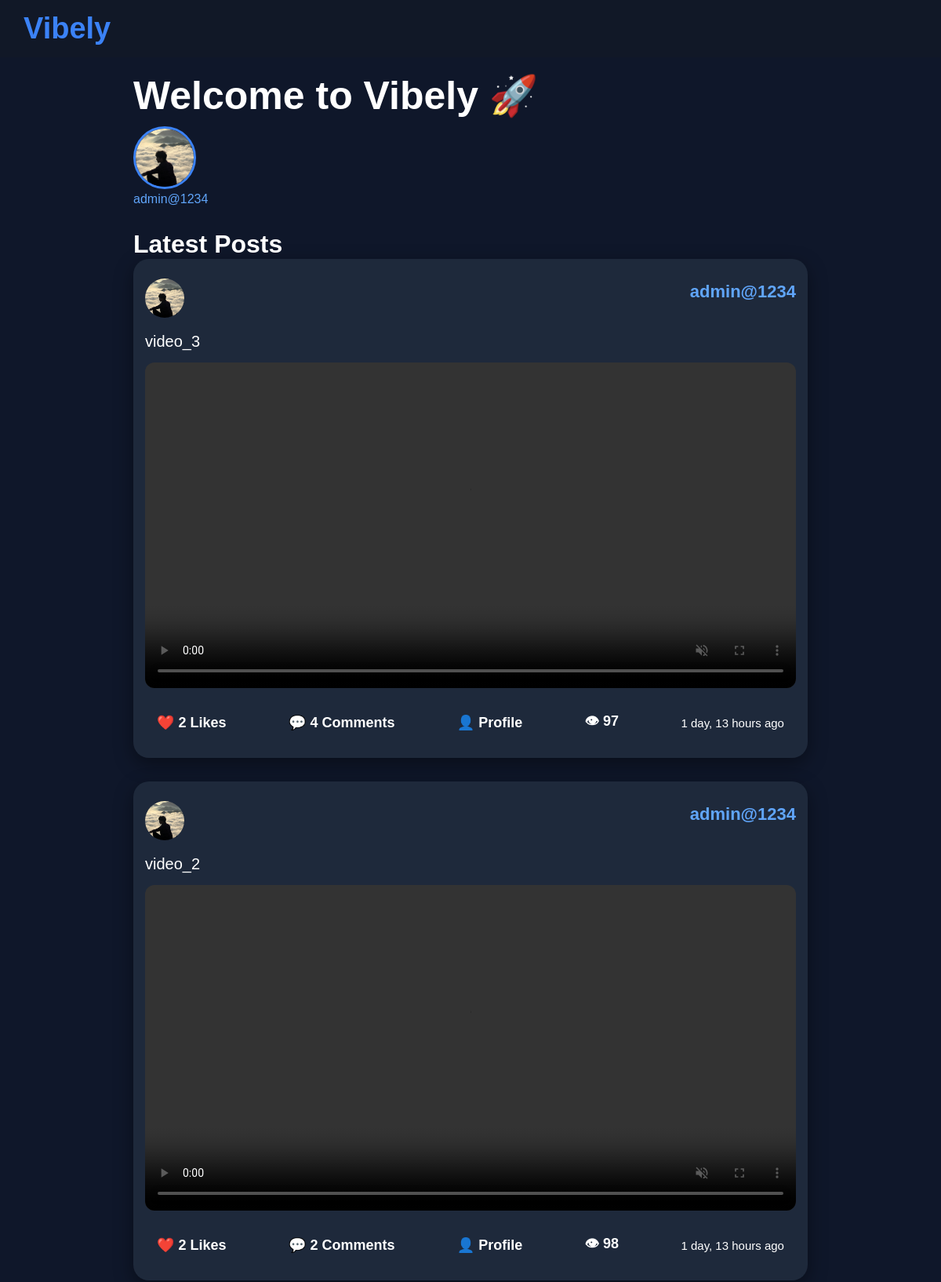
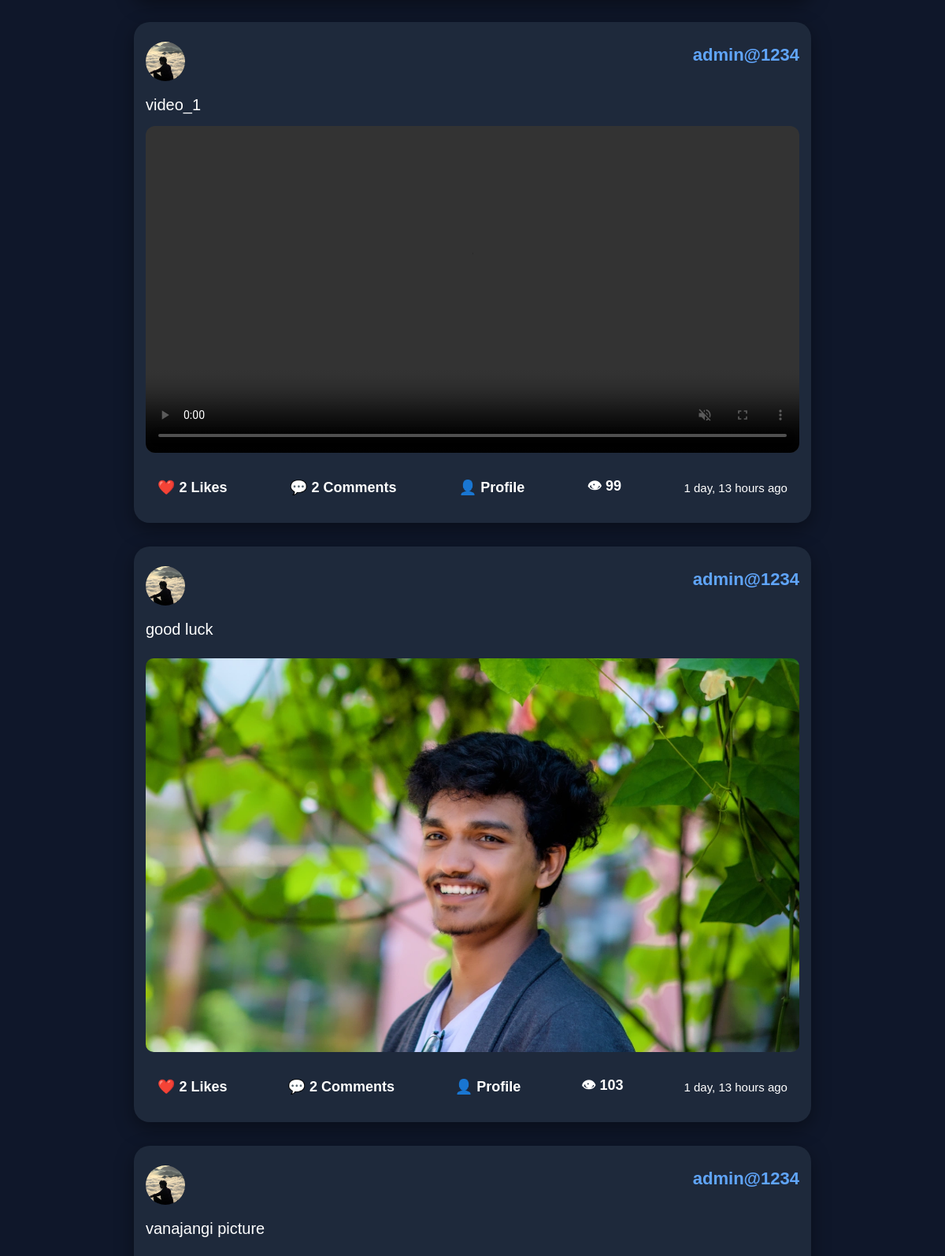
The page / (upper part) on the database its author committed (2 pictures, top to bottom).
### posts/models.py (models this page shows, shortened)
class Story(models.Model):
    user = models.ForeignKey(
        User,
        on_delete=models.CASCADE
    )
    media = models.FileField(
        upload_to='stories/'
    )
    caption = models.CharField(
        max_length=200,
        blank=True
    )
    created_at = models.DateTimeField(
        auto_now_add=True
    )

class Post(models.Model):
    user = models.ForeignKey(
        User,
        on_delete=models.CASCADE
    )
    caption = models.TextField()
    category = models.CharField(
        max_length=20,
        choices=CATEGORY_CHOICES
    )
    media = models.FileField(
        upload_to='posts/',
        blank=True,
        null=True
    )
    created_at = models.DateTimeField(
        auto_now_add=True
    )
    views = models.IntegerField(
        default=0
    )

### accounts/models.py (models this page shows, shortened)
class Profile(models.Model):
    user = models.OneToOneField(User, on_delete=models.CASCADE)
    bio = models.TextField(blank=True)
    location = models.CharField(
        max_length=100,
        blank=True
    )
    website = models.URLField(
        blank=True
    )
    profile_picture = models.ImageField(
    upload_to='profile_pictures/',
    default='default.jpg'
)
    cover_photo = models.ImageField(
    upload_to='cover_photos/',
    blank=True,
    null=True
)
    from django.contrib.auth.models import User

### accounts/views.py (the view)
# urls.py: path('', home, name='home'),
def home(request):
    for post in Post.objects.all():
        post.views += 1
        post.save()
    posts = Post.objects.all().order_by('-created_at')
    all_stories = Story.objects.all()
    seen_users = []
    stories = []
    for story in all_stories:
        if story.user not in seen_users:
            stories.append(story)
            seen_users.append(story.user)
    notification_count = 0
    if request.user.is_authenticated:
        notification_count = Notification.objects.filter(
            user=request.user,
            is_read=False
        ).count()
    return render(
        request,
        'home.html',
        {
            'posts': posts,
            'stories': stories,
            'notification_count': notification_count
        }
    )

### templates/home.html (shortened to what this page needs)
{% extends 'base.html' %}
{% block content %}
<h1>Welcome to Vibely 🚀</h1>
<div class="stories-container">
{% for story in stories %}
   <a href="/story/user/{{ story.user.username }}/">
        {% if story.user.profile.profile_picture %}
            <img
                src="{{ story.user.profile.profile_picture.url }}"
                class="story-pic">
        {% endif %}
        <p>{{ story.user.username }}</p>
   </a>
{% endfor %}
</div>
<h2>Latest Posts</h2>
{% for post in posts %}
<div class="post-card">
<div class="post-header">
    <a href="/story/user/{{ post.user.username }}/">
        {% if post.user.profile.profile_picture %}
            <img
                src="{{ post.user.profile.profile_picture.url }}"
                class="post-profile-pic">
        {% endif %}
    </a>
    <a href="/user/{{ post.user.username }}/"
       class="post-user-link">
        <div class="post-user">
            {{ post.user.username }}
        </div>
    </a>
</div>
<div class="post-caption">
    {{ post.caption }}
</div>
{% if post.media %}
    {% if ".mp4" in post.media.url %}
  <video
    width="100%"
    controls
    muted
    autoplay
    loop>
    <source src="{{ post.media.url }}">
</video>
    {% else %}
        <img
            src="{{ post.media.url }}"
            style="width:100%; border-radius:10px; margin-top:10px;">
    {% endif %}
{% endif %}
<div class="post-actions">
    <a href="/like-post/{{ post.id }}/">
        ❤️ {{ post.like_set.count }} Likes
    </a>
    <a href="#"
       onclick="toggleComments('{{ post.id }}'); return false;">
        💬 {{ post.comment_set.count }} Comments
    </a>
    <a href="/user/{{ post.user.username }}/">
        👤 Profile
    </a>
    <span>
        👁 {{ post.views }}
    </span>
    <small>
        {{ post.created_at|timesince }} ago
    </small>
</div>
</div>
{% empty %}
<p>No posts yet.</p>
{% endfor %}
{% endblock %}

### static/css/style.css (style rules this page uses)
* { margin:0; padding:0; box-sizing:border-box; font-family:Arial,sans-serif; }
body { background:#0f172a; color:white; font-family:Arial, sans-serif; margin:0; padding:0; }
a { text-decoration:none; color:#60a5fa; }
body { background:#0f172a; color:rgb(0, 0, 0); }
.post-card { background:#1e293b; border-radius:20px; overflow:hidden; margin-bottom:30px; }
.post-user { font-size:20px; font-weight:bold; color:#6c63ff; }
.post-caption { font-size:18px; margin:15px 0; }
.post-actions { display:flex; gap:20px; margin-top:10px; }
.post-card img { width:100%; border-radius:10px; margin-top:10px; }
.post-card video, .post-card img { width:100%; max-height:450px; object-fit:cover; }
.post-actions { display:flex; justify-content:space-between; padding:15px; font-size:18px; }
.post-actions a, .post-actions span { color:white; }
body { background:#0f172a; color:white; margin:0; font-family:Arial,sans-serif; }
body { background:#0f172a; color:#ffffff; font-family:Arial, sans-serif; margin:0; padding:0; }
h1 { font-size:50px; margin-bottom:10px; }
h2 { font-size:32px; }
.post-card { background:#1e293b; border-radius:20px; overflow:hidden; margin-bottom:30px; box-shadow:0 8px 25px rgba(0,0,0,0.4); padding:15px; }
.post-user { font-size:24px; font-weight:bold; color:#60a5fa; margin-bottom:10px; }
.post-caption { font-size:20px; margin:15px 0; }
.post-card img, .post-card video { width:100%; max-height:500px; object-fit:cover; border-radius:12px; }
.post-actions { display:flex; justify-content:space-between; align-items:center; margin-top:15px; padding-top:10px; }
.post-actions a, .post-actions span { color:white; text-decoration:none; font-size:18px; font-weight:600; }
.post-header { display:flex; align-items:center; gap:12px; }
.post-header .post-profile-pic { width:50px !important; height:50px !important; border-radius:50% !important; object-fit:cover !important; flex-shrink:0; }
.post-header .post-user { margin-left:10px; font-size:22px; font-weight:bold; color:#60a5fa; }
.post-card { transition:0.3s; }
.stories-container { display:flex; gap:20px; overflow-x:auto; margin-bottom:30px; }
.story-pic { width:80px; height:80px; border-radius:50%; border:3px solid #3b82f6; object-fit:cover; }
.post-header { display:flex; justify-content:space-between; align-items:center; }
* { scrollbar-width:none; }
.post-user-link { text-decoration:none; color:white; }

### rows shown on the page
Story: user.profile.profile_picture (picture), user.username "admin@1234"
Post: user.profile.profile_picture (picture), user.username "admin@1234", caption "video_3", like_set.count "2", comment_set.count "4", views "97", created_at "1 day, 13 hours"
Post: user.profile.profile_picture (picture), user.username "admin@1234", caption "video_2", like_set.count "2", comment_set.count "2", views "98", created_at "1 day, 13 hours"
Post: user.profile.profile_picture (picture), user.username "admin@1234", caption "video_1", like_set.count "2", comment_set.count "2", views "99", created_at "1 day, 13 hours"
Post: user.profile.profile_picture (picture), user.username "admin@1234", caption "good luck", media (picture), like_set.count "2", comment_set.count "2", views "103", created_at "1 day, 13 hours"
Post: user.profile.profile_picture (picture), user.username "admin@1234", caption "vanajangi picture"
